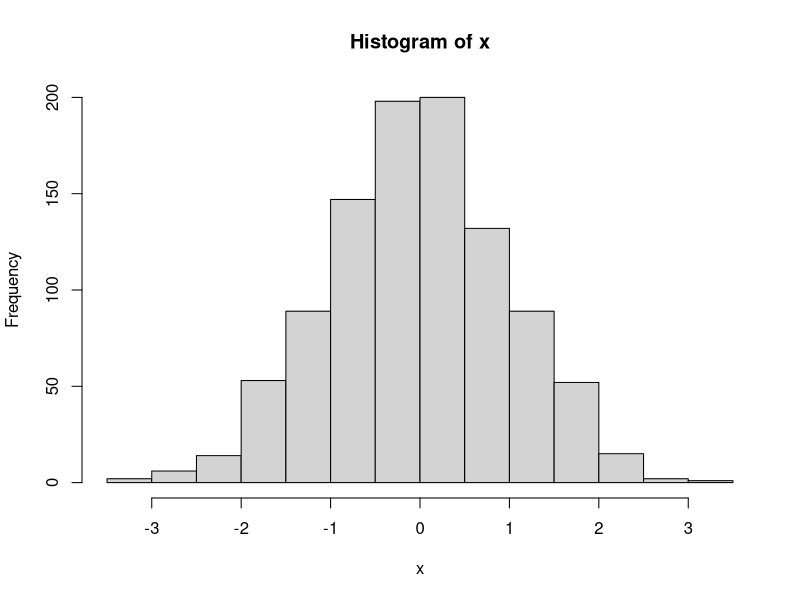

Reproduce this figure in R.
## ---- chunk 1
1+2
c(1:5)
cat("hello", "there")
x <- rnorm(1000)
hist(x)
## ---- chunk 2
#List of colors:
my.colors <- c("red", "yellow", "blue")
print(my.colors)
## ---- chunk 3
x <- 1:50
x 
x2 <- seq(1, 10, 2)
x2
x3 <- rep(1, 20)
x3
## ---- chunk 4
class(x)
class(colors)
class(Inf) #Infinity
class(1)
class(1L) #Use the letter L after a number to specify that it is an integer
## ---- chunk 5
class(NaN) #Undefined numeric value "not a number"
0/0
x <- 1
is.na(x)
!is.na(x) #Notice negation of is.na() by preceding with !
y <- NA
is.na(y)
!is.na(y)
## ---- chunk 6
x <- c(1:5)
y <- c("a", 1, TRUE)
z <- c(x, y)
print(x)
print(y)
print(z)
print(c(class(x), class(y), class(z)))
as.character(x) #A coercion that may be helpful
as.numeric(y) #A coercion that may not make sense
## ---- chunk 7
x <- list(1, "a", c(1:5))
print(x)
print(class(x))
print(class( x[[1]] ))
print(class( x[[2]] ))
print(class( x[[3]] ))
## ---- chunk 8
x <- c("male", "male", "female", "female", "male")
x
table(x)
y <- factor(x)
#Notice the "Levels:" after the output
y 
table(y)
## ---- chunk 9
unclass(y)
## ---- chunk 10
y2 <- factor(c("male", "male", "female", "female", "male"), levels=c("male", "female"))
y2
## ---- chunk 11
x <- matrix(nrow=3, ncol=4)
x
dim(x)
## ---- chunk 12
x <- c(1:4)
y <- c(5:8)
m <- cbind(x,y)
m2 <- rbind(x,y)
x
y
m
m2
## ---- chunk 13
x <- data.frame(c(1:5), c("a","b","c","d","e"))
x
names(x) <- c("Numbers", "Letters")
x
dim(x)
## ---- chunk 14
str(x)
summary(x)
str(y2)
summary(y2)
str(data.frame)
str(read.table)
